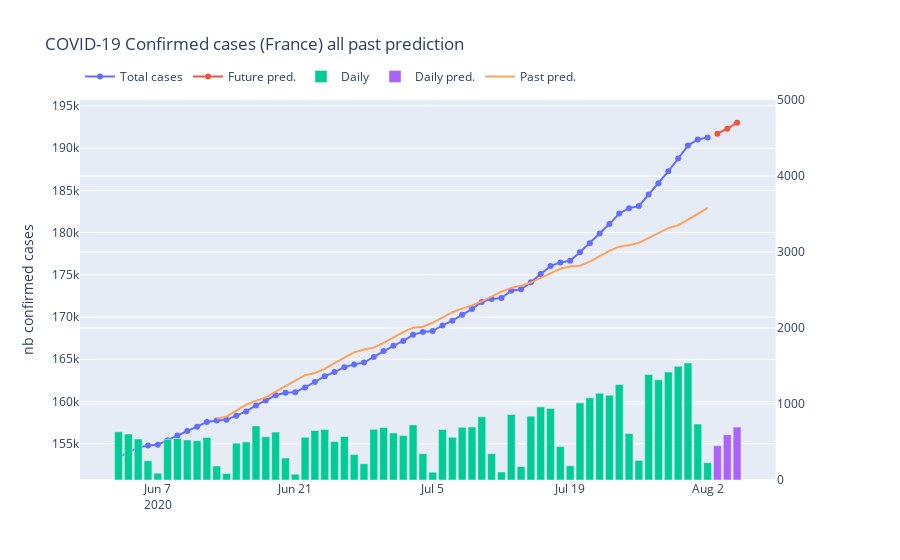

The notebook cell this image was saved under:
### Markdown cell above
### Figure all past

### Code cell
# Create figure with secondary y-axis
fig = make_subplots(specs=[[{"secondary_y": True}]])

# Create and style traces
# total
fig.add_trace(go.Scatter(x=df_plot["date"].astype(np.datetime64), 
                         y=df_plot["nb_cases"],
                    mode='lines+markers',
                    line_shape='linear',
                    connectgaps=True, name="Total cases"),
             secondary_y=False)

fig.add_trace(go.Scatter(x=df_plot_pred["date"].astype(np.datetime64), 
                         y=df_plot_pred["nb_cases"],
                    mode='lines+markers',
                    line_shape='linear',
                    connectgaps=True, name="Future pred."),
             secondary_y=False)
# new cases
fig.add_trace(go.Bar(x=df_plot["date"].astype(np.datetime64), 
                     y=df_plot["pos"], 
                     name="Daily"), 
             secondary_y=True)

fig.add_trace(go.Bar(x=df_plot_pred["date"].astype(np.datetime64), 
            y=df_plot_pred["pos"], 
            name="Daily pred."), 
            secondary_y=True)

fig.add_trace(go.Scatter(x=df_plot_pred_all["date"].astype(np.datetime64), 
                         y=df_plot_pred_all["nb_cases"],
                    mode='lines',
                    line_shape='linear',
                    connectgaps=True, name="Past pred."),
             secondary_y=False)
# Edit the layout
fig.update_layout(title='COVID-19 Confirmed cases (France) all past prediction',
                   yaxis_title='nb confirmed cases')
fig.update_layout(legend_orientation="h", legend=dict(x=0, y=1.1))

fig.update_yaxes(range=[0, 5000], secondary_y=True)

fig.show()
